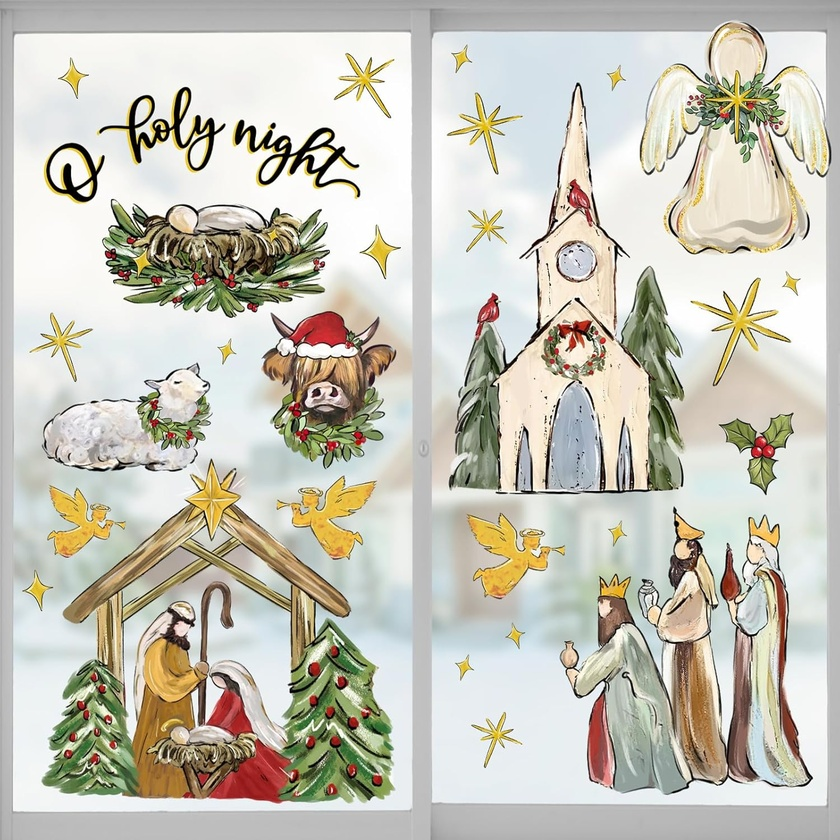
#> input picture experiments/semantic-groups-holy-night/live-api-source.jpg, 840 x 840 px, shrunk from 1500 x 1500 before the run
$ python extract.py ../semantic-groups-holy-night/live-api-source.jpg
#> lines starting #> are read from the running program, lines starting #| are printed output that depends on the picture; after the words box and inside, x2 and y2 are one past the last pixel; in counts of white or black regions, pixels touching at a corner belong together
"""白色剪影窗贴提取实验：深色审稿底 → 白图案透明 PNG。

用法: python extract.py <图片或目录> [更多图片或目录 ...]
  传目录时递归处理其中所有 PNG（自动跳过非深底图、已生成的 out/ 产物）。
步骤: ①列统计定位中央分隔带并移除 ②按已知底色反解 Alpha（保留柔和边缘）
输出: 同目录 out/ 下 <名>-extracted.png（透明底）+ <名>-preview.png（深底预览）
"""
from __future__ import annotations

import sys
from pathlib import Path

import numpy as np
from PIL import Image


def extract(path: Path) -> None:
    out_dir = path.parent / "out"
    out_dir.mkdir(exist_ok=True)
    rgb = np.asarray(Image.open(path).convert("RGB"), dtype=np.float32)
    height, width, _ = rgb.shape
#> height = 840; width = 840
    luma = rgb @ np.array([0.299, 0.587, 0.114], dtype=np.float32)
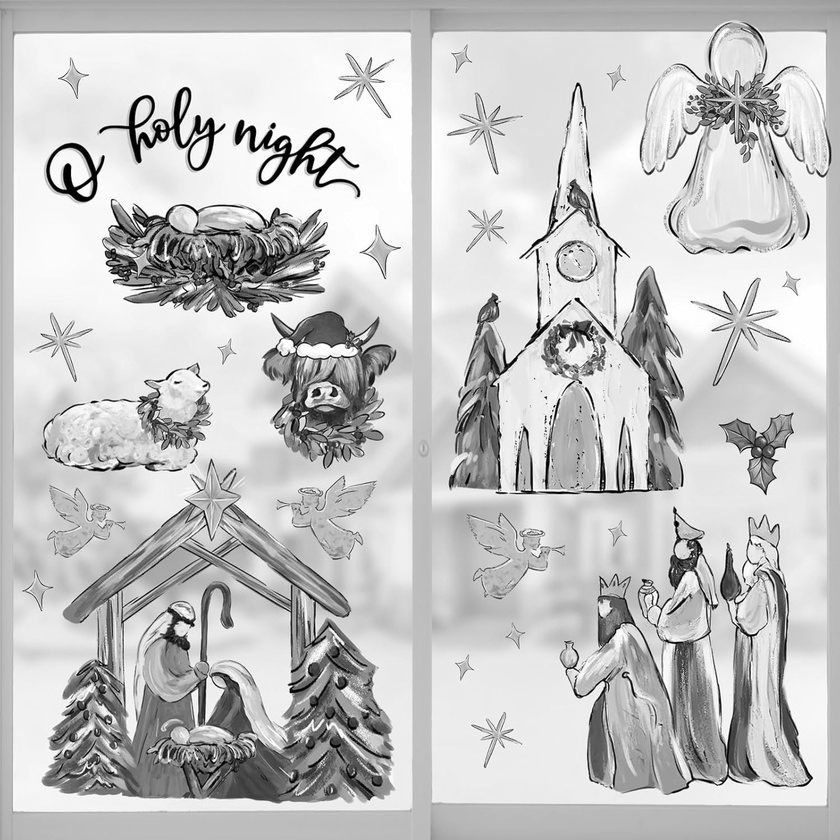
#> luma: shape (840, 840) float32; min 0, max 255, mean 196.2

    # 底色取四角 12x12 中值；白电平取 99.5 分位。
    corners = np.concatenate([
        luma[:12, :12].ravel(), luma[:12, -12:].ravel(),
        luma[-12:, :12].ravel(), luma[-12:, -12:].ravel(),
    ])
#> corners = 576 values, max 186 at index 445, min 136 at index 109, mean 166.5
    bg_level = float(np.median(corners))
#> bg_level = 165
    white_level = float(np.percentile(luma, 99.5))
#> white_level = 254
    if bg_level > 120 or white_level - bg_level < 60:
        raise ValueError(f"跳过（非深底白图：bg={bg_level:.0f}, white={white_level:.0f}）")

    # ① 分隔带：中部 60% 宽度内，整列近白占比 > 95% 的连续列区间。
    near_white = luma > bg_level + 0.85 * (white_level - bg_level)
    column_fraction = near_white.mean(axis=0)
    center = np.arange(width)
    candidates = (column_fraction > 0.95) & (center > width * 0.2) & (center < width * 0.8)
    divider_columns = np.flatnonzero(candidates)
    if divider_columns.size:
        # 扩一圈过渡像素，避免留下抗锯齿灰边。
        left, right = divider_columns.min() - 2, divider_columns.max() + 2
        print(f"{path.name}: 分隔带列区间 [{left}, {right}] 宽 {right - left + 1}px（占比 {(right-left+1)/width:.1%}）")
    else:
        left, right = -1, -2
        print(f"{path.name}: 未检测到分隔带（单栏图？），跳过移除")

    # ② 反解 Alpha：线性映射 + 两端 5% 收紧，压掉底噪。
    alpha = (luma - bg_level) / (white_level - bg_level)
    alpha = np.clip((alpha - 0.05) / 0.90, 0.0, 1.0)
    if divider_columns.size:
        alpha[:, left:right + 1] = 0.0

    result = np.zeros((height, width, 4), dtype=np.uint8)
    result[..., :3] = 255  # 图案设为纯白，由 alpha 表达形状与边缘
    result[..., 3] = np.round(alpha * 255).astype(np.uint8)
    extracted_path = out_dir / f"{path.stem}-extracted.png"
    Image.fromarray(result, "RGBA").save(extracted_path)

    preview_bg = np.empty_like(rgb)
    preview_bg[...] = (31, 41, 55)  # #1f2937 深蓝灰
    preview = (alpha[..., None] * 255.0 + (1.0 - alpha[..., None]) * preview_bg).astype(np.uint8)
    preview_path = out_dir / f"{path.stem}-preview.png"
    Image.fromarray(preview, "RGB").save(preview_path)

    coverage = float((alpha > 0.5).mean())
    print(f"  bg亮度={bg_level:.0f} 白电平={white_level:.0f} | 图案覆盖率 {coverage:.1%} | → {extracted_path.name}, {preview_path.name}")


def collect_images(args: list[str]) -> list[Path]:
    images: list[Path] = []
    for arg in args:
        target = Path(arg)
        if target.is_dir():
            images.extend(sorted(target.rglob("*.png")))
        elif target.is_file():
            images.append(target)
        else:
            print(f"找不到: {arg}")
    # 跳过自身产物与任务源图（source.* 是上传的电商原图，不是提取对象）。
    return [
        item for item in images
        if item.parent.name != "out"
        and not item.stem.endswith(("-extracted", "-preview"))
        and not item.stem.startswith("source")
    ]


if __name__ == "__main__":
    if len(sys.argv) < 2:
        raise SystemExit("用法: python extract.py <图片或目录>...")
    targets = collect_images(sys.argv[1:])
    if not targets:
        raise SystemExit("没有找到可处理的 PNG")
    done = skipped = failed = 0
    for item in targets:
        try:
            extract(item)
            done += 1
        except ValueError as reason:
            print(f"{item.name}: {reason}")
            skipped += 1
        except Exception as error:  # noqa: BLE001 - 批处理单张失败不中断
            print(f"{item.name}: 失败 {error}")
            failed += 1
    print(f"\n完成 {done} 张，跳过 {skipped} 张，失败 {failed} 张（共扫描 {len(targets)} 张）")

$ run again, on experiments/semantic-groups-holy-night/transparent-master.png
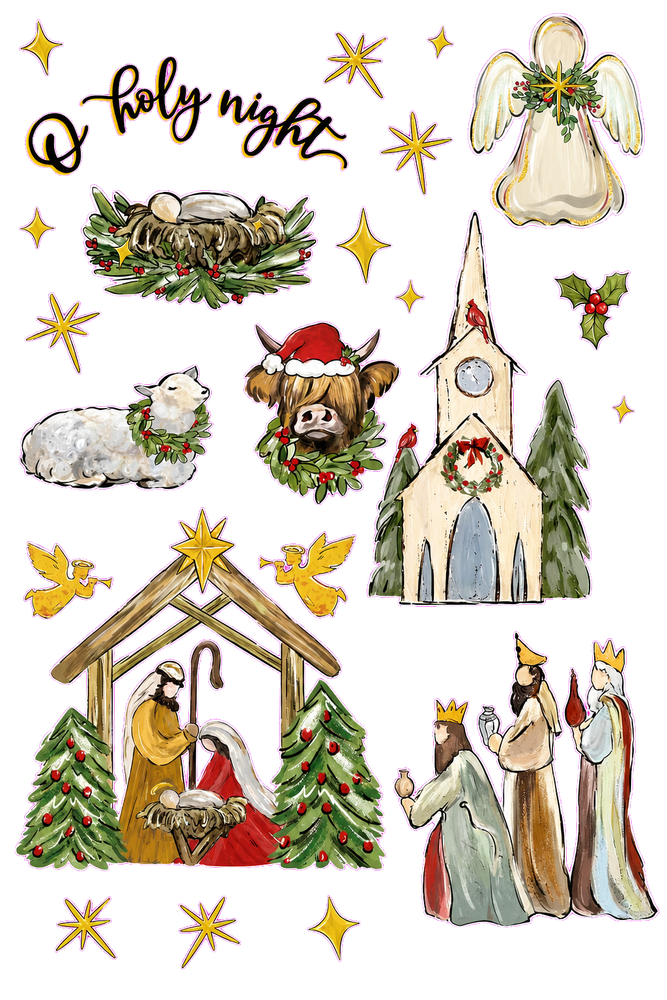
#> input picture experiments/semantic-groups-holy-night/transparent-master.png, 667 x 1000 px, shrunk from 1024 x 1536 before the run
#> corners = 576 values from 0 to 0
#> bg_level = 0
#> white_level = 255
#> in extract, `near_white = luma > bg_level + 0.85 * (white_level - bg_level)`:
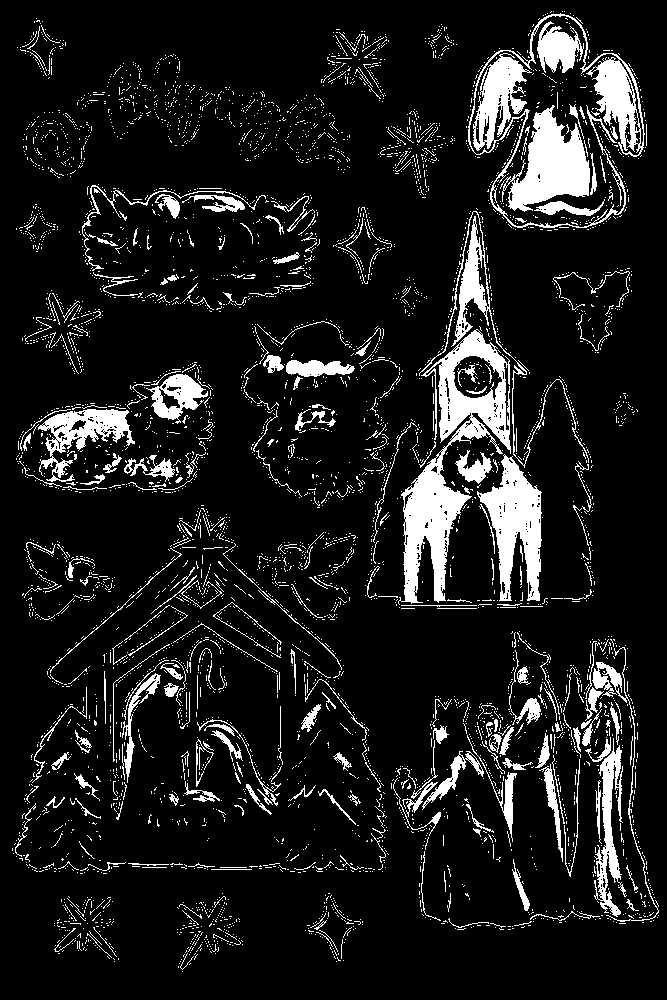
#> near_white: shape (1000, 667) bool; 10.9% white; 5045 white regions (4753 under 20 px), largest, box (x1, y1, x2, y2) and area: (398, 329, 511, 605) 9769, (468, 13, 645, 228) 6970, (500, 105, 590, 212) 4872
#> column_fraction = 667 values, max 0.391 at index 509, min 0 at index 0, mean 0.109
#> divider_columns = empty array
#> in extract, `preview = (alpha[..., None] * 255.0 + (1.0 - alpha[..., None]) * previ..`:
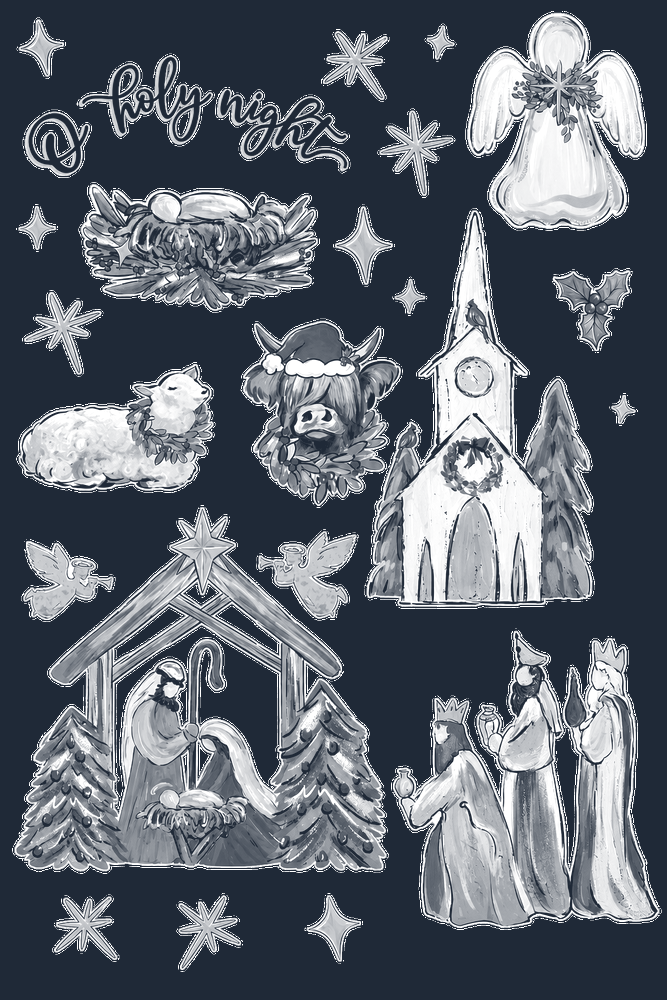
#> preview: shape (1000, 667, 3); mean of channels 0, 1, 2 93.6, 100.8, 110.9; drawn as R, G, B
#> coverage = 0.292
#|   bg亮度=0 白电平=255 | 图案覆盖率 29.2% | → transparent-master-extracted.png, transparent-master-preview.png
